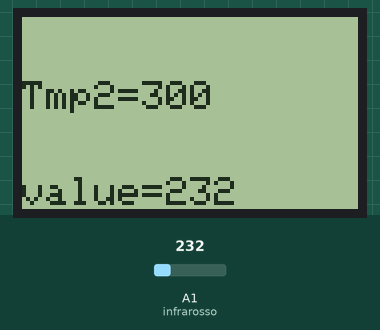
Simulated run of this sketch. Board: Arduino Uno, built with avr-gcc and run on an emulated ATmega328P. Shown: 84×48 one-colour display. The inputs (shaded band) are chosen by the test bench; at power-on: A1 (infrarosso) = 232. What the sketch prints to the serial monitor is not drawn.

Above: at 1.2 s.
1.3 s: A1 (infrarosso) set to 250
At 2.0 s:
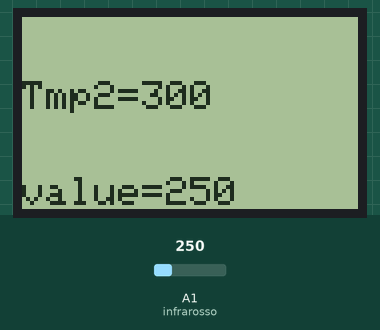
2.8 s: A1 (infrarosso) set to 266
At 3.4 s:
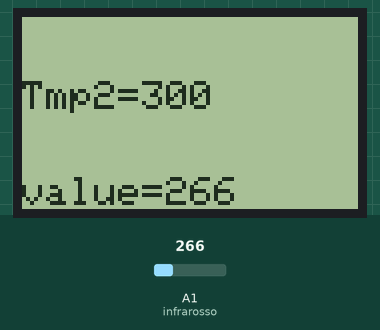
4.3 s: A1 (infrarosso) set to 290
At 4.7 s:
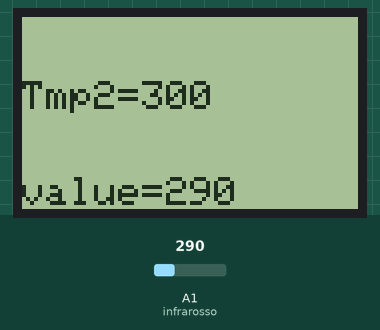
Timing chart, 0 to 7.3 s (numbered marks = the images above; inputs shaded):
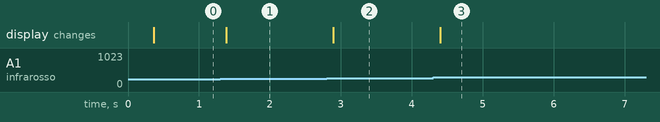

The sketch:

ricev_infra.ino
```cpp
/*
Giorgio Asganafer, Davide TheZero 8/7/12

aquisizione di segnali tramite LED infrarossi. Il primo arduino invia
segnali in base al bottone premuto (4 bottoni) e il secondo
arduino riceve i dati e li utilizza per accendere una lampadina e
muovere un miniservo
*/

//libreria modificata
#include <PCD8544.h>

#define RITARDO 500

//Dimensione schermo LCD
static const byte LCD_WIDTH = 84;
static const byte LCD_HEIGHT = 48;

static PCD8544 lcd;

int x_t=84, y_t=48;
int infrarosso=A1;
int value[4];

int temp1=0, temp2=300;

//funzione per la rilevazione della luminosità ambientale
void segnale(){
    for(int i=0; i<5; i++){
      temp1=analogRead(A1);
        if(temp1>=temp2 && temp1<(temp2+70)){
          temp2=temp1;
          delay(100);
        }
        lcd.setCursor(0, 2);
        lcd.print("Tmp2= ");
        lcd.setCursor(30, 2);
        lcd.print(temp2);
    }

}

void setup() {
  lcd.begin(LCD_WIDTH, LCD_HEIGHT);
  Serial.begin(9600);
  pinMode(infrarosso, INPUT);

  //segnale();
  // The internal 1.1V reference provides for better
  // resolution from the LM35, and is also more stable
  // when powered from either a battery or USB...
  analogReference(INTERNAL);
}


void loop() {
  //Inizializzazione schermo
  static byte xChart = LCD_WIDTH;

  //lettura del valore dell'infrarosso
  int sensorValue = analogRead(A1);
  // print out the value you read:
  Serial.println(sensorValue);
  delay(10);// Tempo di stabilizzazione del valore dell'infrarosso

  //se il valore è maggiore di quello rilevato inizialmente inizia la memorizzazione del segnale
  //in un array di 4 elementi
    if(sensorValue>500){
        //ciclo for per la memorizzazione dei degnali
        for(int i=0; i<4; i++){
                if(analogRead(A1)>520){
                  value[i]=1;
                }
                else{
                value[i]=0;
                }

        lcd.setCursor(0, 0);
        lcd.print("Code= ");
        lcd.setCursor(30, 0);
        lcd.print(value[0]);
        lcd.setCursor(37, 0);
        lcd.print(value[1]);
        lcd.setCursor(44, 0);
        lcd.println(value[2]);
        lcd.setCursor(51, 0);
        lcd.print(value[3]);
        delay(RITARDO);
        }

    }else{

        }
  //scrittura sullo schermo del valore della luminosità rilevata
  lcd.setCursor(0, 5);
  lcd.print("value=");
  lcd.println(sensorValue);

  /*
  if(value[0]==1 && value[1]==0 && value[2]==0 && value[3]==0){

  }
  else if(value[0]==1 && value[1]==0 && value[2]==1 && value[3]==1){

  }*/
  segnale();
}
```

Measured:
- after the input at 1.3 s, the display: changes after 0.08 s (image 1)
- after the input at 2.8 s, the display: changes after 0.09 s (image 2)
- after the input at 4.3 s, the display: changes after 0.10 s (image 3)
